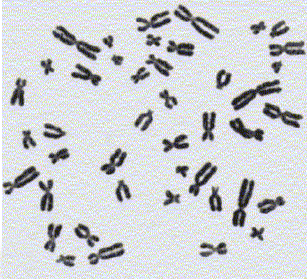
#> input picture Unidad 3 - OpenCV/Datasets/1/Cromo.png, 307 x 279 px, found by its file name
$ jupyter execute 2_Convolucion.ipynb
#> lines starting #> are read from the running program, lines starting #| are printed output that depends on the picture
### Descargar imágenes desde la nube

[cell 1]
import os
if os.path.exists('Imagenes'):
    print ('La carpeta ya existe')
else:
    os.system('wget -nc https://www.dropbox.com/s/i80af08mp0y5ux5/Imagenes.zip?dl=1')
    os.system('unzip Imagenes.zip?dl=1')
    os.system('rm -r Imagenes.zip?dl=1')
    print('ImAgenes descargadas')

[cell 2]
import cv2
import numpy as np
import matplotlib.pyplot as plt

### Leer imagen

[cell 3]
ima = cv2.imread("C:/Users/SANTIAGO/PDI Procesamiento Digital de Imagenes/Unidad 3 - OpenCV/Datasets/1/Cromo.png")
#> ima is the input picture: shape (279, 307, 3); mean B, G, R 211, 207.5, 204.7

ima=cv2.cvtColor(ima, cv2.COLOR_BGR2RGB)

[cell 4]
plt.imshow(ima)
plt.axis('off')

[cell 5]
def graficas(im1,im2):
    plt.figure(figsize=(15,8))
    plt.subplot(1,2,1)
    plt.imshow(im1)
    plt.axis('off')
    plt.title('Original')
    plt.subplot(1,2,2)
    plt.imshow(im2)
    plt.axis('off')
    plt.title('Convolucion')

### Convolución
Se denomina convolución a una operación matemática que de forma lineal y continua, transforma dos funciones $f$ y $g$ en una tercera, donde esta última, representa la magnitud en la que se superponen f y una versión trasladada e invertida de g. La función de convolución se expresa por el símbolo $*$ y en un sistema unidimensional, se dice que $g(x)$ convoluciona f(x) cuando:
$$f(x)\ast g(x)=\int_{-\infty}^{\infty}f(\tau )g(x-\tau)d\tau$$
donde $\tau$ es una variable de integración.

Para el caso bidimensional, la convolución se ve de la siguiente forma:

$$(f\ast g)(x,y)=\int_{-\infty}^{\infty}\int_{-\infty}^{\infty}f(\tau,\eta)g(x-\tau,y-\eta)d\tau d\eta$$

En imágenes la función $g(x,y)$ es conocido también como kernel y suele ser de un tamaño mucho menor que la función $f(x,y)$, es decir, la imagen.

#### Acontinuación
Se crean varios kernels y se gráfican como imágenes.

Kernel promedio de 3x3
$$K=\dfrac{1}{9}\begin{bmatrix} 1 & 1 & 1  \\ 1 & 1 & 1 \\ 1 & 1 & 1 \end{bmatrix}_{3x3}$$

[cell 6]
kernel=np.array([[1, 1, 1], [1, 1, 1], [1, 1, 1]], dtype='float32')/9
plt.imshow(kernel, vmin=-1, vmax=1, cmap='gray')

Kernel promedio de 10x10
$$K=\dfrac{1}{100}\begin{bmatrix} 1 & ... & 1  \\ \vdots  & \ddots & \vdots  \\ 1 & ... & 1 \end{bmatrix}_{10x10}$$

[cell 7]
kernel1=np.ones((10,10), dtype='float32')/100
plt.imshow(kernel1, vmin=-1, vmax=1, cmap='gray')
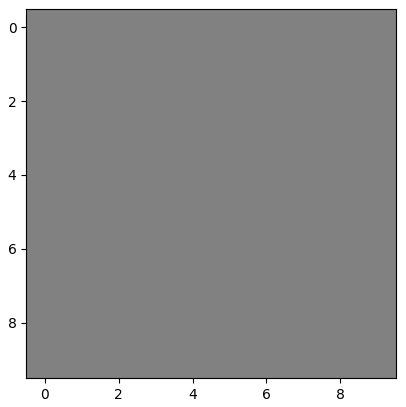
#> figure drawn by matplotlib, 1 panel

Kernel gaussiano 3x3
$$K=\dfrac{1}{25}\begin{bmatrix} 1 & 3 & 1  \\ 3 & 9 & 3 \\ 1 & 3 & 1 \end{bmatrix}_{3x3}$$

[cell 8]
kernel2=np.array([[1, 3, 1], [3, 9, 3], [1, 3, 1]], dtype='float32')/25
plt.imshow(kernel2, vmin=-1, vmax=1, cmap='gray')
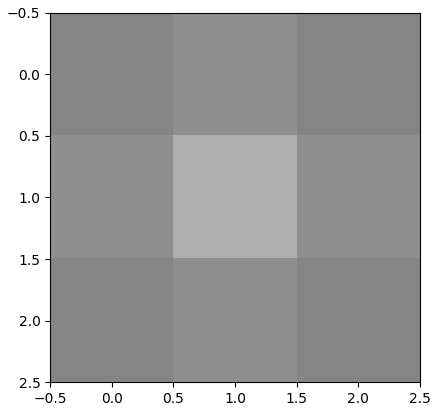
#> figure drawn by matplotlib, 1 panel

Kernel vertical
$$K=\begin{bmatrix} -1 & 0 & 1  \\ -1 & 0 & 1 \\ -1 & 0 & 1 \end{bmatrix}_{3x3}$$

[cell 9]
kernel3=np.array([[-1, 0, 1], [-1, 0, 1], [-1, 0, 1]], dtype='float32')
plt.imshow(kernel3, vmin=-1, vmax=1, cmap='gray')
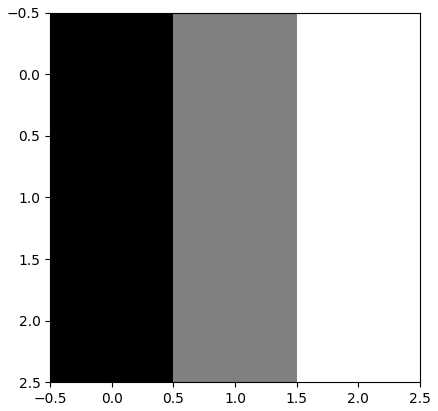
#> figure drawn by matplotlib, 1 panel

Kernel horizontal
$$K=\begin{bmatrix} 1 & 1 & 1  \\ 0 & 0 & 0 \\ -1 & -1 & -1 \end{bmatrix}_{3x3}$$

[cell 10]
kernel4=np.array([[1, 1, 1], [0, 0, 0], [-1, -1, -1]], dtype='float32')
plt.imshow(kernel4, vmin=-1, vmax=1, cmap='gray')
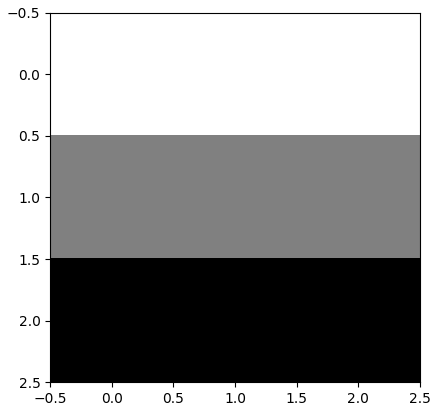
#> figure drawn by matplotlib, 1 panel

kernel diagonal
$$K=\begin{bmatrix} -2 & -1 & 0  \\ -1 & 0 & 1 \\ 0 & 1 & 2 \end{bmatrix}_{3x3}$$

[cell 11]
kernel5=np.array([[-2, -1, 0], [-1, 0, 1], [0, 1, 2]], dtype='float32')
plt.imshow(kernel5, vmin=-2, vmax=2, cmap='gray')
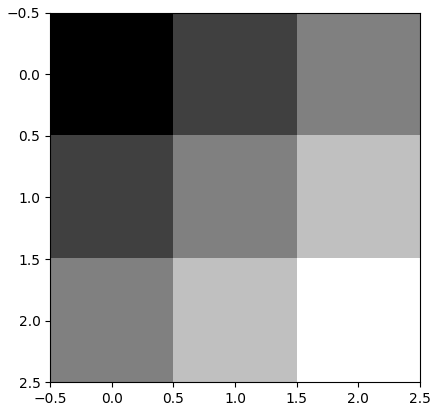
#> figure drawn by matplotlib, 1 panel

Kernel aleatorio

[cell 12]
kernel6=np.random.rand(3,3)-0.5
kernel6=kernel6/np.sum(kernel6)
plt.imshow(kernel6, vmin=-1, vmax=1, cmap='gray')
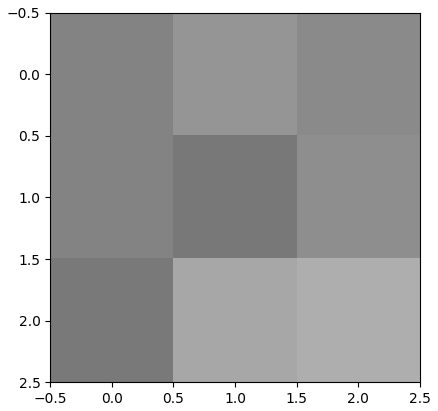
#> figure drawn by matplotlib, 1 panel

[cell 13]
#Kernel promedio de 3x3, el segundo argumento debería ser el arreglo de salida
imaOut = cv2.filter2D(ima,-1, kernel)
graficas(ima, imaOut)

[cell 14]
#Kernel promedio de 10x10
imaOut = cv2.filter2D(ima,-1, kernel1)
graficas(ima, imaOut)

[cell 15]
#Kernel gaussiano de 3x3
imaOut = cv2.filter2D(ima,-1, kernel2)
graficas(ima, imaOut)

[cell 16]
#Kernel horizontal
imaOut = cv2.filter2D(ima,-1, kernel3)
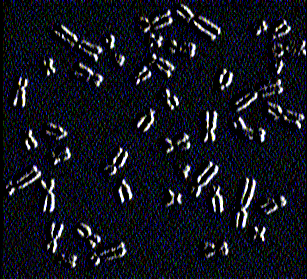
#> imaOut: shape (279, 307, 3); mean R, G, B 19.3, 21.7, 31.2
graficas(ima, imaOut)

[cell 17]
#Kernel vertical
imaOut = cv2.filter2D(ima,-1, kernel4)
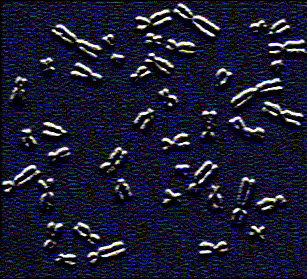
#> imaOut: shape (279, 307, 3); mean R, G, B 24.4, 26.6, 45.2
graficas(ima, imaOut)

[cell 18]
#Kernel diagonal
imaOut = cv2.filter2D(ima,-1, kernel5)
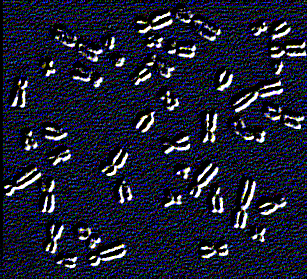
#> imaOut: shape (279, 307, 3); mean R, G, B 28.7, 32.1, 52.6
graficas(ima, imaOut)

[cell 19]
#Kernel aleatorio
imaOut = cv2.filter2D(ima,-1, kernel6)
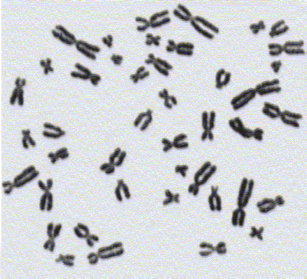
#> imaOut: shape (279, 307, 3); mean R, G, B 204.6, 207.4, 210.8
graficas(ima, imaOut)
